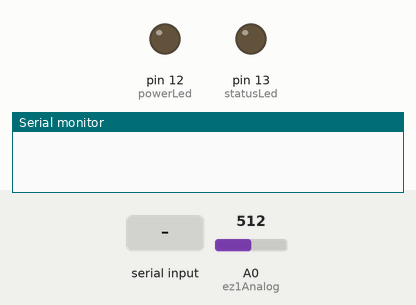
Recording of a sketch running on a simulated Arduino Uno, built with avr-gcc and run on an emulated ATmega328P. Shown: output pins drawn as LEDs (lit = HIGH), the last lines printed to the serial monitor. Dashed ring = blinking. Inputs (shaded band) come from the test bench; at power-on: A0 (ez1Analog) = 512.

Above: at 2.2 s.
2.3 s: byte 30 received over Serial
At 2.55 s:
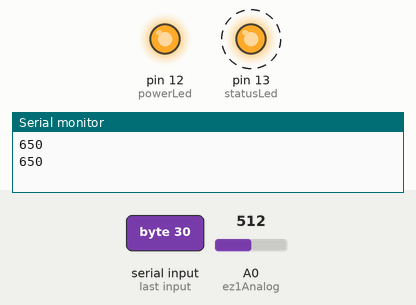
5.3 s: A0 (ez1Analog) set to 0
At 5.3 s:
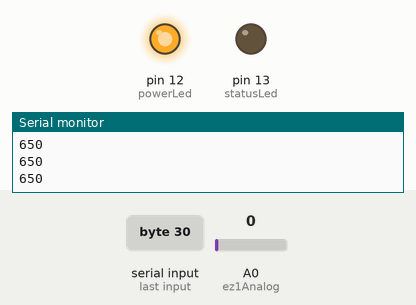
6.8 s: A0 (ez1Analog) set to 122
At 7.05 s:
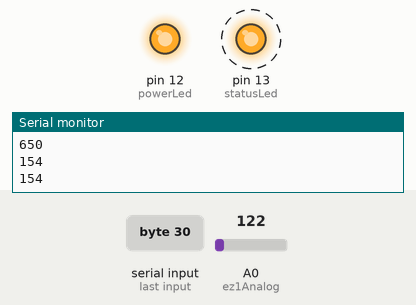
Timing chart, 0 to 15.8 s (numbered marks = the images above; inputs shaded):
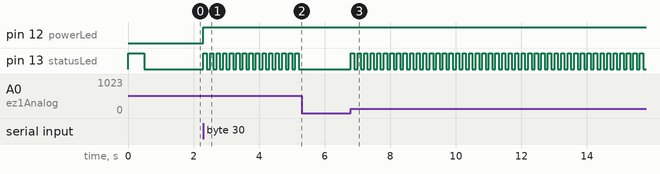

Measured:
- after the input at 2.3 s, pin 12 (powerLed): LOW → HIGH at once; pin 13 (statusLed): alternates HIGH for 0.10 s and LOW for 0.10 s, starting at once
- after the input at 5.3 s, pin 13 (statusLed): stops changing and stays LOW
- after the input at 6.8 s, pin 13 (statusLed): alternates HIGH for 0.10 s and LOW for 0.10 s, starting at once

The sketch:

EZ1.pde
```cpp
int statusLed = 13;
int powerLed = 12;
int ez1Analog = 0;

int aByte;
int flag = 0;

void setup() {
   pinMode(statusLed,OUTPUT);
   pinMode(powerLed,OUTPUT);
   pinMode(ez1Analog,INPUT);
   blinkLed( statusLed, 500 );
   Serial.begin(9600);
}

void loop() {

   if (Serial.available() > 0) {
          aByte = Serial.read();
          if ( flag == 0 ) {
            flag = 1;
            digitalWrite(powerLed, HIGH);
          } else {
            flag = 0;
            digitalWrite(powerLed, LOW);
          }
    }

   if ( flag == 1 ) {
     int val = analogRead(ez1Analog);

     if ( val > 0 ) {
         val = val / 2;
         float cm = float(val)*2.54;
         Serial.println( int(cm) ); // cm
         blinkLed( statusLed, 100);
      }
   }

}

void blinkLed(int pin, int ms) {
   digitalWrite(pin,LOW);
   digitalWrite(pin,HIGH);
   delay(ms);
   digitalWrite(pin,LOW);
   delay(ms);
}
```
